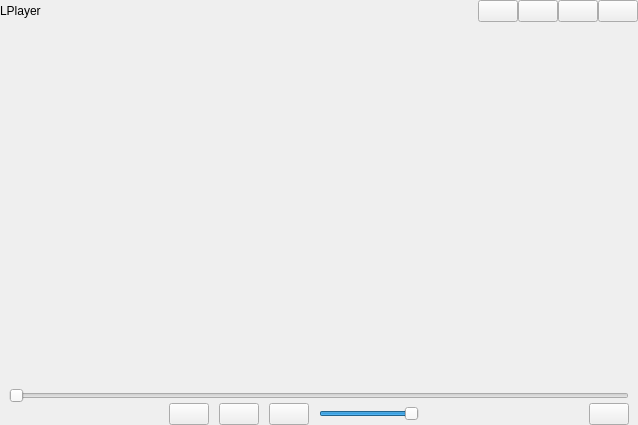
<?xml version="1.0" encoding="UTF-8"?>
<ui version="4.0">
 <class>Player</class>
 <widget class="QWidget" name="Player">
  <property name="geometry">
   <rect>
    <x>0</x>
    <y>0</y>
    <width>638</width>
    <height>425</height>
   </rect>
  </property>
  <property name="windowTitle">
   <string>LPlayer</string>
  </property>
  <layout class="QVBoxLayout" name="mainLayout" stretch="0,1,0">
   <property name="spacing">
    <number>0</number>
   </property>
   <property name="leftMargin">
    <number>0</number>
   </property>
   <property name="topMargin">
    <number>0</number>
   </property>
   <property name="rightMargin">
    <number>0</number>
   </property>
   <property name="bottomMargin">
    <number>0</number>
   </property>
   <item>
    <widget class="QWidget" name="titleBar" native="true">
     <layout class="QHBoxLayout" name="titleBarLayout">
      <property name="spacing">
       <number>0</number>
      </property>
      <property name="leftMargin">
       <number>0</number>
      </property>
      <property name="topMargin">
       <number>0</number>
      </property>
      <property name="rightMargin">
       <number>0</number>
      </property>
      <property name="bottomMargin">
       <number>2</number>
      </property>
      <item>
       <widget class="QLabel" name="titleLabel">
        <property name="text">
         <string>LPlayer</string>
        </property>
       </widget>
      </item>
      <item>
       <spacer name="horizontalSpacer_3">
        <property name="orientation">
         <enum>Qt::Horizontal</enum>
        </property>
        <property name="sizeHint" stdset="0">
         <size>
          <width>40</width>
          <height>20</height>
         </size>
        </property>
       </spacer>
      </item>
      <item>
       <widget class="QPushButton" name="menuButton">
        <property name="toolTip">
         <string>&lt;html&gt;&lt;head/&gt;&lt;body&gt;&lt;p&gt;More...&lt;/p&gt;&lt;/body&gt;&lt;/html&gt;</string>
        </property>
       </widget>
      </item>
      <item>
       <widget class="QPushButton" name="minButton"/>
      </item>
      <item>
       <widget class="QPushButton" name="maxButton"/>
      </item>
      <item>
       <widget class="QPushButton" name="closeButton"/>
      </item>
     </layout>
    </widget>
   </item>
   <item>
    <layout class="QHBoxLayout" name="playerLayout">
     <property name="spacing">
      <number>0</number>
     </property>
     <property name="leftMargin">
      <number>0</number>
     </property>
     <property name="topMargin">
      <number>0</number>
     </property>
     <property name="rightMargin">
      <number>0</number>
     </property>
     <property name="bottomMargin">
      <number>0</number>
     </property>
    </layout>
   </item>
   <item>
    <widget class="QWidget" name="toolBar" native="true">
     <layout class="QVBoxLayout" name="toolBarLayout">
      <property name="spacing">
       <number>0</number>
      </property>
      <property name="topMargin">
       <number>4</number>
      </property>
      <property name="bottomMargin">
       <number>0</number>
      </property>
      <item>
       <widget class="QSlider" name="progressBar">
        <property name="orientation">
         <enum>Qt::Horizontal</enum>
        </property>
       </widget>
      </item>
      <item>
       <layout class="QHBoxLayout" name="controlLayout">
        <property name="spacing">
         <number>10</number>
        </property>
        <item>
         <spacer name="horizontalSpacer">
          <property name="orientation">
           <enum>Qt::Horizontal</enum>
          </property>
          <property name="sizeHint" stdset="0">
           <size>
            <width>40</width>
            <height>20</height>
           </size>
          </property>
         </spacer>
        </item>
        <item>
         <widget class="QPushButton" name="stopButton"/>
        </item>
        <item>
         <widget class="QPushButton" name="playButton"/>
        </item>
        <item>
         <widget class="QPushButton" name="pauseButton"/>
        </item>
        <item>
         <widget class="QSlider" name="volumeSlider">
          <property name="maximumSize">
           <size>
            <width>100</width>
            <height>16777215</height>
           </size>
          </property>
          <property name="maximum">
           <number>10</number>
          </property>
          <property name="value">
           <number>10</number>
          </property>
          <property name="orientation">
           <enum>Qt::Horizontal</enum>
          </property>
         </widget>
        </item>
        <item>
         <spacer name="horizontalSpacer_2">
          <property name="orientation">
           <enum>Qt::Horizontal</enum>
          </property>
          <property name="sizeHint" stdset="0">
           <size>
            <width>40</width>
            <height>20</height>
           </size>
          </property>
         </spacer>
        </item>
        <item>
         <widget class="QPushButton" name="netButton">
          <property name="toolTip">
           <string>Online videos</string>
          </property>
         </widget>
        </item>
       </layout>
      </item>
     </layout>
    </widget>
   </item>
  </layout>
 </widget>
 <resources/>
 <connections/>
</ui>
